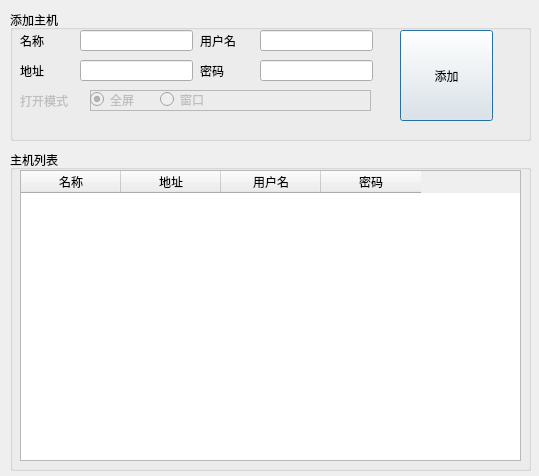
<?xml version="1.0" encoding="UTF-8"?>
<ui version="4.0">
 <author>一铭</author>
 <class>Dialog</class>
 <widget class="QDialog" name="Dialog">
  <property name="windowModality">
   <enum>Qt::WindowModal</enum>
  </property>
  <property name="enabled">
   <bool>true</bool>
  </property>
  <property name="geometry">
   <rect>
    <x>0</x>
    <y>0</y>
    <width>539</width>
    <height>476</height>
   </rect>
  </property>
  <property name="acceptDrops">
   <bool>false</bool>
  </property>
  <property name="windowTitle">
   <string>Dialog</string>
  </property>
  <property name="toolTip">
   <string>&lt;html&gt;&lt;head/&gt;&lt;body&gt;&lt;p&gt;一铭的工具箱&lt;/p&gt;&lt;/body&gt;&lt;/html&gt;</string>
  </property>
  <property name="whatsThis">
   <string>&lt;html&gt;&lt;head/&gt;&lt;body&gt;&lt;p&gt;一铭的RDP管理工具&lt;/p&gt;&lt;/body&gt;&lt;/html&gt;</string>
  </property>
  <widget class="QGroupBox" name="groupBox_4">
   <property name="geometry">
    <rect>
     <x>10</x>
     <y>150</y>
     <width>521</width>
     <height>321</height>
    </rect>
   </property>
   <property name="title">
    <string>主机列表</string>
   </property>
   <widget class="QTableWidget" name="tableWidget">
    <property name="geometry">
     <rect>
      <x>10</x>
      <y>20</y>
      <width>501</width>
      <height>291</height>
     </rect>
    </property>
    <property name="minimumSize">
     <size>
      <width>0</width>
      <height>0</height>
     </size>
    </property>
    <property name="maximumSize">
     <size>
      <width>16777215</width>
      <height>16777215</height>
     </size>
    </property>
    <property name="lineWidth">
     <number>1</number>
    </property>
    <property name="showGrid">
     <bool>true</bool>
    </property>
    <column>
     <property name="text">
      <string>名称</string>
     </property>
    </column>
    <column>
     <property name="text">
      <string>地址</string>
     </property>
    </column>
    <column>
     <property name="text">
      <string>用户名</string>
     </property>
    </column>
    <column>
     <property name="text">
      <string>密码</string>
     </property>
    </column>
   </widget>
  </widget>
  <widget class="QGroupBox" name="groupBox">
   <property name="geometry">
    <rect>
     <x>10</x>
     <y>10</y>
     <width>521</width>
     <height>131</height>
    </rect>
   </property>
   <property name="statusTip">
    <string>主机名</string>
   </property>
   <property name="title">
    <string>添加主机</string>
   </property>
   <widget class="QLineEdit" name="lineEdit">
    <property name="geometry">
     <rect>
      <x>70</x>
      <y>20</y>
      <width>113</width>
      <height>21</height>
     </rect>
    </property>
    <property name="toolTip">
     <string>&lt;html&gt;&lt;head/&gt;&lt;body&gt;&lt;p&gt;主机名&lt;/p&gt;&lt;/body&gt;&lt;/html&gt;</string>
    </property>
    <property name="statusTip">
     <string>主机名</string>
    </property>
    <property name="text">
     <string extracomment="主机名称"/>
    </property>
   </widget>
   <widget class="QLabel" name="label">
    <property name="geometry">
     <rect>
      <x>10</x>
      <y>20</y>
      <width>51</width>
      <height>21</height>
     </rect>
    </property>
    <property name="text">
     <string>名称</string>
    </property>
   </widget>
   <widget class="QLineEdit" name="lineEdit_2">
    <property name="geometry">
     <rect>
      <x>70</x>
      <y>50</y>
      <width>113</width>
      <height>21</height>
     </rect>
    </property>
    <property name="toolTip">
     <string>&lt;html&gt;&lt;head/&gt;&lt;body&gt;&lt;p&gt;主机名&lt;/p&gt;&lt;/body&gt;&lt;/html&gt;</string>
    </property>
    <property name="statusTip">
     <string>主机名</string>
    </property>
    <property name="text">
     <string/>
    </property>
   </widget>
   <widget class="QLabel" name="label_2">
    <property name="geometry">
     <rect>
      <x>10</x>
      <y>50</y>
      <width>51</width>
      <height>21</height>
     </rect>
    </property>
    <property name="text">
     <string>地址</string>
    </property>
   </widget>
   <widget class="QLineEdit" name="lineEdit_3">
    <property name="geometry">
     <rect>
      <x>250</x>
      <y>20</y>
      <width>113</width>
      <height>21</height>
     </rect>
    </property>
    <property name="toolTip">
     <string>&lt;html&gt;&lt;head/&gt;&lt;body&gt;&lt;p&gt;主机名&lt;/p&gt;&lt;/body&gt;&lt;/html&gt;</string>
    </property>
    <property name="statusTip">
     <string>主机名</string>
    </property>
    <property name="text">
     <string extracomment="主机名称"/>
    </property>
   </widget>
   <widget class="QLabel" name="label_3">
    <property name="geometry">
     <rect>
      <x>190</x>
      <y>20</y>
      <width>51</width>
      <height>21</height>
     </rect>
    </property>
    <property name="text">
     <string>用户名</string>
    </property>
   </widget>
   <widget class="QLineEdit" name="lineEdit_4">
    <property name="geometry">
     <rect>
      <x>250</x>
      <y>50</y>
      <width>113</width>
      <height>21</height>
     </rect>
    </property>
    <property name="toolTip">
     <string>&lt;html&gt;&lt;head/&gt;&lt;body&gt;&lt;p&gt;主机名&lt;/p&gt;&lt;/body&gt;&lt;/html&gt;</string>
    </property>
    <property name="statusTip">
     <string>主机名</string>
    </property>
    <property name="text">
     <string extracomment="主机名称"/>
    </property>
   </widget>
   <widget class="QLabel" name="label_4">
    <property name="geometry">
     <rect>
      <x>190</x>
      <y>50</y>
      <width>51</width>
      <height>21</height>
     </rect>
    </property>
    <property name="text">
     <string>密码</string>
    </property>
   </widget>
   <widget class="QLabel" name="label_5">
    <property name="enabled">
     <bool>false</bool>
    </property>
    <property name="geometry">
     <rect>
      <x>10</x>
      <y>80</y>
      <width>61</width>
      <height>21</height>
     </rect>
    </property>
    <property name="text">
     <string>打开模式</string>
    </property>
   </widget>
   <widget class="QFrame" name="frame">
    <property name="enabled">
     <bool>false</bool>
    </property>
    <property name="geometry">
     <rect>
      <x>80</x>
      <y>80</y>
      <width>281</width>
      <height>21</height>
     </rect>
    </property>
    <property name="frameShape">
     <enum>QFrame::StyledPanel</enum>
    </property>
    <property name="frameShadow">
     <enum>QFrame::Raised</enum>
    </property>
    <widget class="QRadioButton" name="radioButton">
     <property name="geometry">
      <rect>
       <x>0</x>
       <y>0</y>
       <width>61</width>
       <height>19</height>
      </rect>
     </property>
     <property name="text">
      <string>全屏</string>
     </property>
     <property name="checked">
      <bool>true</bool>
     </property>
    </widget>
    <widget class="QRadioButton" name="radioButton_2">
     <property name="geometry">
      <rect>
       <x>70</x>
       <y>0</y>
       <width>115</width>
       <height>19</height>
      </rect>
     </property>
     <property name="text">
      <string>窗口</string>
     </property>
    </widget>
   </widget>
   <widget class="QPushButton" name="pushButton">
    <property name="geometry">
     <rect>
      <x>390</x>
      <y>20</y>
      <width>93</width>
      <height>91</height>
     </rect>
    </property>
    <property name="text">
     <string>添加</string>
    </property>
   </widget>
  </widget>
 </widget>
 <resources/>
 <connections/>
</ui>
